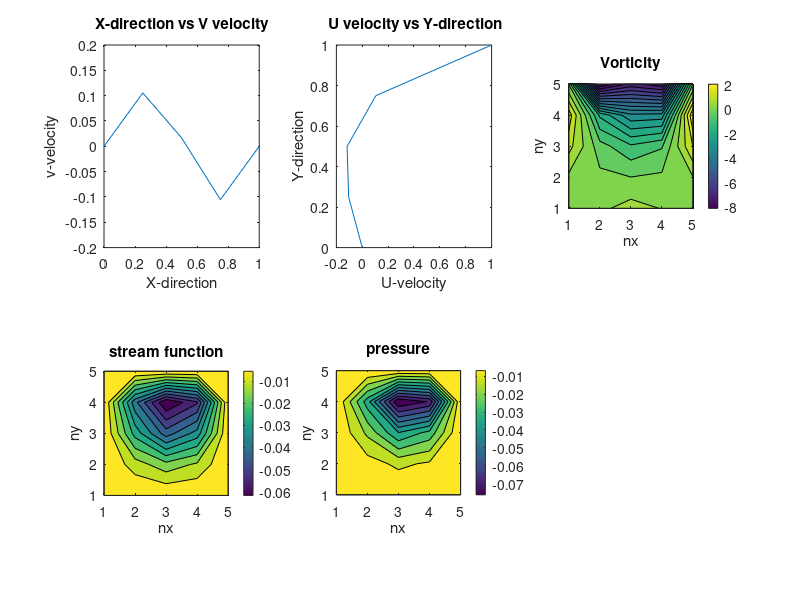

MATLAB code for this plot:
clear ALL;
clc;
l=1; % Sides length of square
nx=5; %Number of grid in x-direction
ny=nx; % Number of grid in y-direction
nu=1/100; % 1/Reynolds number
dx=l/nx; % Element Size in x direction
dy=l/ny; % Element Size in y direction
U=1; % Top Velocity
rho=1.22; % Density
% Defining variables
si=zeros(nx,ny);
w=zeros(nx,ny);
u=zeros(nx,ny);
v=zeros(nx,ny);
p=zeros(nx,ny);
for it=1 : 1000
%%%%%% Stream Function calculation using point gauss seidal %%%%%%%%%%%%%%%
for k=1:1000  
    dummy=si; % dummy variable used for convergence criteria
    for j=2:nx-1
        for i=2:ny-1
            si(j,i)=(0.25)*(((dx^2)*w(j,i))+ si(j,i+1)+ si(j,i-1)+si(j+1,i)+si(j-1,i));
        end
    end
    if abs(dummy-si)<=0.001 %%%Convergence criteria
    break;
    end
end
%%%%%%%%%%%% vorticity calculation using point gauss seidal method %%%%%%%%
dummy2=w;
for j=2:nx-1
    for i=2:ny-1
        w(j,i) = ((0.25)*(w(j,i+1)+w(j,i-1)+w(j+1,i)+w(j-1,i)))  - (  (0.25*dx/nu)*((si(j+1,i)-si(j-1,i))/2)*((w(j,i+1)-w(j,i-1))/2)  )   +  (  (0.25*dx/nu)*((si(j,i+1)-si(j,i-1))/2)*((w(j+1,i)-w(j-1,i))/2)  );
    end
end
%%%%% Boundary condition %%%%%%%%%%%%%%%%%%%%%%%%%%%%%%%%%%%%%%%%%%%%%%%%%%
w(ny,:)=((2/(dx*dx))*(si(ny,:)-si(ny-1,:)))-(2*U/dx);
w(1,:)=(2/(dx*dx))*(si(1,:)-si(2,:));
w(:,nx)=(2/(dx*dx))*(si(:,nx)-si(:,nx-1));
w(:,1)=(2/(dx*dx))*(si(:,1)-si(:,2));
si(:,nx)=0;
si(:,1)=0;
si(1,:)=0;
si(ny,:)=0;
if abs(dummy2-w)<=0.001 %%% vortex convergence criteria
    break;
end
end
u(1,:)=0;
v(1,:)=0;
u(ny,:)=1;
v(ny,:)=0;
u(:,1)=0;
v(:,1)=0;
u(:,nx)=0;
v(:,nx)=0;
for j=2:nx-1
    for i=2:ny-1
    u(j,i)=(si(j+1,i)-si(j-1,i))/(2*dy);
    v(j,i)=-(si(j,i+1)-si(j,i-1))/(2*dx);
    end
end
for k=1:1000
dummyp=p;
for j=2:nx-1
    for i=2:ny-1
p(j,i)=((0.25)*(p(j,i+1)+p(j,i-1)+ p(j+1,i)+p(j-1,i))) - ((rho/(2*dx*dx))*(si(j,i+1)-2*si(j,i)+si(j,i-1))*(si(j+1,i)-2*si(j,i)+si(j-1,i))) + ( ((rho)/(32*dx*dx))*((si(j+1,i+1)-si(j-1,i+1)-si(j+1,i-1)+si(j-1,i-1))^2)) ;
    end
end
if abs(dummyp-p)<=0.001 %%%Convergence criteria
    break;
end
end
subplot(2,3,1);
plot(linspace(0,1,nx),v((ny/2)+0.5,:));
xlabel('X-direction');
ylabel('v-velocity');
title('X-direction vs V velocity')
subplot(2,3,2);
plot(u(:,(nx/2)+0.5),(linspace(0,1,ny))');
xlabel('U-velocity');
ylabel('Y-direction');
title(' U velocity vs Y-direction')
subplot(2,3,3), contourf(w,20);
xlabel('nx'),ylabel('ny'),title('Vorticity');axis('square','tight');colorbar
title('Vorticity')
subplot(2,3,4), contourf(si);
xlabel('nx'),ylabel('ny'),title('Stream function');axis('square','tight');colorbar
title('stream function')
subplot(2,3,5), contourf(p);
xlabel('nx'),ylabel('ny'),title('Pressure');axis('square','tight');colorbar
title('pressure') 
